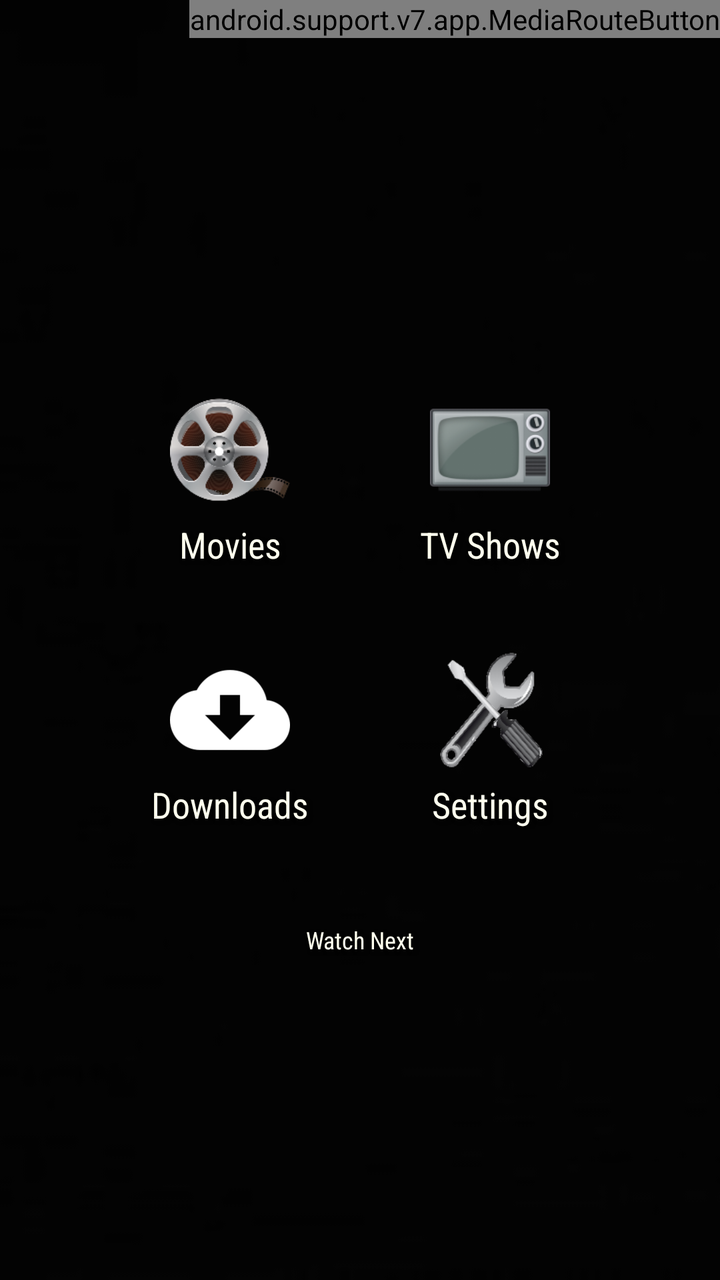
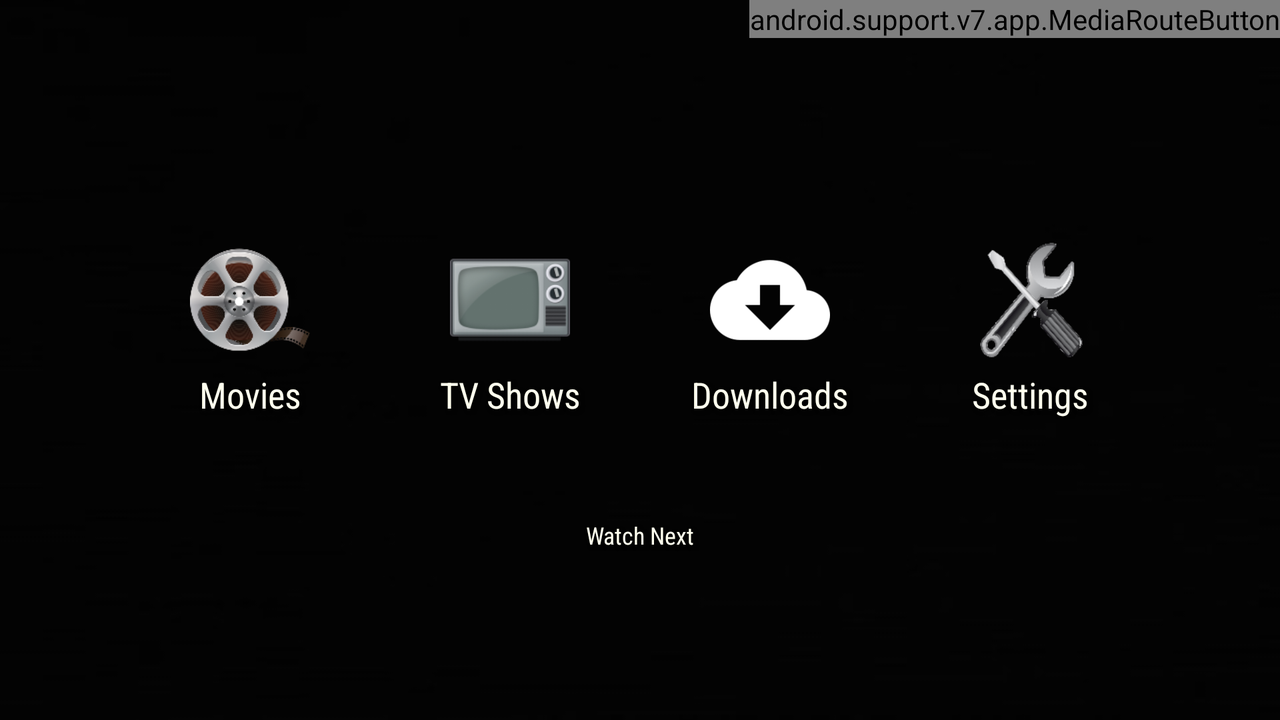

Compare how this app lays out the same screen by default and in its alternative resource folder. The renders come first, then the two layout files and the values they reference.
<!-- AndroidManifest.xml: application theme AppTheme -->
<!-- res/layout/activity_main.xml -->
<?xml version="1.0" encoding="utf-8"?>
<RelativeLayout android:layout_width="fill_parent" android:layout_height="fill_parent"
  xmlns:android="http://schemas.android.com/apk/res/android">
    <ImageView android:id="@id/backdropImage" android:layout_width="fill_parent" android:layout_height="fill_parent" android:src="@drawable/poster" android:scaleType="centerCrop" />
    <View android:background="@color/gray_overlay" android:layout_width="fill_parent" android:layout_height="fill_parent" />
    <RelativeLayout android:layout_width="fill_parent" android:layout_height="fill_parent" android:layout_above="@id/castMiniController">
        <View android:id="@id/centerline" android:visibility="invisible" android:layout_width="fill_parent" android:layout_height="0.0dip" android:layout_centerVertical="true" />
        <LinearLayout android:gravity="center_horizontal" android:orientation="horizontal" android:id="@id/buttonRow1" android:layout_width="wrap_content" android:layout_height="wrap_content" android:layout_above="@id/centerline" android:layout_centerHorizontal="true">
            <LinearLayout android:id="@id/btnMovies" android:onClick="Movies" style="@style/MainButton">
                <ImageView android:id="@id/imgMovies" android:src="@drawable/movies" style="@style/MainButton_Image" />
                <TextView android:id="@id/titleMovies" android:text="@string/movies" style="@style/MainButton_Text" />
            </LinearLayout>
            <LinearLayout android:id="@id/btnShows" android:onClick="Shows" style="@style/MainButton">
                <ImageView android:id="@id/imgShows" android:src="@drawable/tvshows" style="@style/MainButton_Image" />
                <TextView android:id="@id/titleShows" android:text="@string/shows" style="@style/MainButton_Text" />
            </LinearLayout>
        </LinearLayout>
        <LinearLayout android:gravity="center_horizontal" android:orientation="horizontal" android:id="@id/buttonRow2" android:layout_width="wrap_content" android:layout_height="wrap_content" android:layout_below="@id/centerline" android:layout_centerHorizontal="true">
            <LinearLayout android:id="@id/btnDownloads" android:onClick="Downloads" style="@style/MainButton">
                <ImageView android:src="@drawable/downloads" style="@style/MainButton_Image" />
                <TextView android:text="@string/downloads" style="@style/MainButton_Text" />
            </LinearLayout>
            <LinearLayout android:id="@id/btnSettings" android:onClick="Settings" style="@style/MainButton">
                <ImageView android:src="@drawable/tools" style="@style/MainButton_Image" />
                <TextView android:text="@string/settings" style="@style/MainButton_Text" />
            </LinearLayout>
        </LinearLayout>
        <LinearLayout android:orientation="horizontal" android:id="@id/btnWatchNext" android:visibility="visible" android:layout_width="110.0dip" android:layout_height="40.0dip" android:layout_below="@id/buttonRow2" android:layout_centerHorizontal="true" android:onClick="WatchNext" android:layout_marginEnd="10.0dip" style="@style/MainButton">
            <TextView android:textSize="12.0sp" android:textStyle="normal" android:gravity="center" android:layout_gravity="start|center" android:text="@string/episodes_next" style="@style/MainButton_Text" />
        </LinearLayout>
        <LinearLayout android:orientation="horizontal" android:layout_width="wrap_content" android:layout_height="wrap_content" android:layout_marginBottom="10.0dip" android:layout_above="@id/videoScraperContainer" android:layout_centerHorizontal="true">
            <Button android:id="@id/update_button" android:visibility="gone" android:layout_width="wrap_content" android:layout_height="wrap_content" style="@style/OutlineButton" />
            <LinearLayout android:gravity="center_vertical" android:orientation="vertical" android:id="@id/updateProgress" android:visibility="gone" android:layout_width="200.0dip" android:layout_height="wrap_content" style="@style/OutlineButton">
                <TextView android:textSize="12.0sp" android:textStyle="bold" android:gravity="start" android:id="@id/downloadStatus" android:layout_width="fill_parent" android:layout_height="wrap_content" android:maxLines="1" style="@style/MediaOverviewText" />
                <ProgressBar android:id="@id/progressBar" android:layout_width="fill_parent" android:layout_height="5.0dip" style="?android:progressBarStyleHorizontal" />
                <TextView android:textSize="12.0sp" android:textStyle="normal" android:gravity="start" android:id="@id/downloadProgress" android:layout_width="fill_parent" android:layout_height="wrap_content" android:maxLines="1" style="@style/MediaOverviewText" />
            </LinearLayout>
        </LinearLayout>
        <LinearLayout android:orientation="horizontal" android:id="@id/videoScraperContainer" android:visibility="gone" android:layout_width="wrap_content" android:layout_height="wrap_content" android:layout_marginBottom="10.0dip" android:layout_above="@id/buttonRow1" android:layout_centerHorizontal="true">
            <TextView android:gravity="center_horizontal" android:id="@id/videoscraperStatus" android:layout_width="wrap_content" android:layout_height="wrap_content" />
        </LinearLayout>
        <LinearLayout android:id="@id/versioncontainer" android:padding="10.0dip" android:layout_width="wrap_content" android:layout_height="wrap_content" android:layout_alignParentBottom="true" android:layout_alignParentEnd="true">
            <TextView android:textStyle="italic" android:gravity="end" android:id="@id/app_version" android:layout_width="wrap_content" android:layout_height="wrap_content" style="@style/MediaOverviewText" />
        </LinearLayout>
        <LinearLayout android:orientation="horizontal" android:id="@id/btnInfo" android:visibility="gone" android:layout_width="110.0dip" android:layout_height="40.0dip" android:layout_above="@id/versioncontainer" android:onClick="Information" android:layout_marginEnd="10.0dip" android:layout_alignParentEnd="true" style="@style/MainButton">
            <ImageView android:layout_gravity="center_vertical" android:layout_width="25.0dip" android:layout_height="25.0dip" android:src="@drawable/ic_info_outline_white_48dp" style="@style/MainButton_Image" />
            <TextView android:textSize="12.0sp" android:textStyle="normal" android:gravity="start|center" android:layout_gravity="start|center" android:text="@string/about" style="@style/MainButton_Text" />
        </LinearLayout>
        <RelativeLayout android:id="@id/trakt_sync_notification" android:visibility="gone" android:layout_width="wrap_content" android:layout_height="@dimen/sync_img_size" android:layout_marginBottom="10.0dip" android:layout_alignParentBottom="true" android:layout_marginStart="10.0dip" android:layout_alignParentStart="true">
            <ImageView android:id="@id/synclogo" android:layout_width="@dimen/sync_img_size" android:layout_height="@dimen/sync_img_size" android:src="@drawable/trakt" style="@style/MainButton_Image" />
            <TextView android:gravity="start|center" android:layout_height="fill_parent" android:text="@string/trakt_sync" android:layout_toEndOf="@id/synclogo" style="@style/MediaOverviewText" />
        </RelativeLayout>
    </RelativeLayout>
    <include android:id="@id/downloadBarButton" android:layout_width="48.0dip" android:layout_height="48.0dip" android:layout_alignParentTop="true" android:layout_toStartOf="@id/media_route_button" layout="@layout/downloads_button" />
    <android.support.v7.app.MediaRouteButton android:id="@id/media_route_button" android:background="@drawable/button_selector" android:layout_width="wrap_content" android:layout_height="wrap_content" android:layout_alignParentTop="true" android:layout_alignParentEnd="true" />
    <ViewStub android:id="@id/cast_minicontroller" android:layout="@layout/cast_controller" android:layout_width="fill_parent" android:layout_height="wrap_content" android:layout_alignParentBottom="true" />
</RelativeLayout>
<!-- res/layout/downloads_button.xml (included above) -->
<?xml version="1.0" encoding="utf-8"?>
<RelativeLayout android:background="@drawable/button_selector" android:padding="5.0dip" android:focusable="true" android:visibility="gone" android:clickable="true" android:layout_width="48.0dip" android:layout_height="48.0dip"
  xmlns:android="http://schemas.android.com/apk/res/android">
    <ImageView android:id="@id/downloadImg" android:layout_width="48.0dip" android:layout_height="48.0dip" android:src="@drawable/downloads_icon" android:scaleType="centerInside" android:adjustViewBounds="false" />
    <TextView android:textSize="12.0sp" android:textStyle="bold" android:gravity="center" android:id="@id/downloadBadge" android:background="@drawable/badge_circle" android:visibility="gone" android:layout_width="wrap_content" android:layout_height="wrap_content" android:layout_alignTop="@id/downloadImg" android:layout_alignEnd="@id/downloadImg" />
</RelativeLayout>
<!-- res/layout/cast_controller.xml (included above) -->
<?xml version="1.0" encoding="utf-8"?>
<fragment android:id="@id/castMiniController" android:visibility="gone" android:layout_width="fill_parent" android:layout_height="wrap_content" class="com.google.android.gms.cast.framework.media.widget.MiniControllerFragment"
  xmlns:android="http://schemas.android.com/apk/res/android" />
<!-- resources referenced by this layout -->
<resources>
  <color name="gray_overlay">#88000000</color>
  <dimen name="sync_img_size">30.0dip</dimen>
  <string name="about">Information</string>
  <string name="downloads">Downloads</string>
  <string name="episodes_next">Watch Next</string>
  <string name="movies">Movies</string>
  <string name="settings">Settings</string>
  <string name="shows">TV Shows</string>
  <string name="trakt_sync">Syncing…</string>
  <color name="colorAccent">#ff4db6f2</color>
  <color name="colorAccent2">#d74db6ac</color>
  <color name="black_overlay_text_color">#ffffffee</color>
  <dimen name="media_info_overview_size">12.0sp</dimen>
  <style name="DialogStyle" parent="@style/Theme.AppCompat.Dialog.Alert" />
  <color name="colorPrimary">#ffcfd8db</color>
  <style name="Theme.AppCompat" parent="@style/Base.Theme.AppCompat" />
  <style name="Theme.AppCompat.Dialog.Alert" parent="@style/Base.Theme.AppCompat.Dialog.Alert" />
  <style name="TextAppearance.AppCompat.Caption" parent="@style/Base.TextAppearance.AppCompat.Caption" />
  <style name="TextAppearance.AppCompat.Subhead" parent="@style/Base.TextAppearance.AppCompat.Subhead" />
  <style name="TextAppearance.CastMiniController.Subtitle" parent="@android:style/TextAppearance.Small" />
  <style name="TextAppearance.CastMiniController.Title" parent="@android:style/TextAppearance.Medium" />
  <item type="dimen" name="abc_dialog_min_width_major">65.0%</item>
  <item type="dimen" name="abc_dialog_min_width_minor">94.99999%</item>
  <color name="foreground_material_dark">@android:color/white</color>
  <color name="background_material_dark">@color/material_grey_850</color>
  <color name="highlighted_text_material_dark">#6680cbc4</color>
  <color name="foreground_material_light">@android:color/black</color>
  <color name="background_floating_material_dark">@color/material_grey_800</color>
  <color name="button_material_dark">#ff5a595b</color>
  <color name="ripple_material_dark">#33ffffff</color>
  <color name="material_grey_850">#ff303030</color>
  <color name="material_grey_800">#ff424242</color>
  <string name="abc_search_hint">Search…</string>
  <!-- from res/values-v21/ -->
  <style name="Platform.AppCompat" parent="@style/Platform.V21.AppCompat" />
  <dimen name="abc_action_bar_default_height_material">56.0dip</dimen>
  <style name="Widget.AppCompat.ActionBar.Solid" parent="@style/Base.Widget.AppCompat.ActionBar.Solid" />
  <style name="Widget.AppCompat.ActionBar.TabBar" parent="@style/Base.Widget.AppCompat.ActionBar.TabBar" />
  <style name="ThemeOverlay.AppCompat.ActionBar" parent="@style/Base.ThemeOverlay.AppCompat.ActionBar" />
  <style name="Widget.AppCompat.ActionButton" parent="@style/Base.Widget.AppCompat.ActionButton" />
  <style name="Widget.AppCompat.ActionMode" parent="@style/Base.Widget.AppCompat.ActionMode" />
  <style name="AlertDialog.AppCompat" parent="@style/Base.AlertDialog.AppCompat" />
  <style name="Widget.AppCompat.Button.Borderless" parent="@style/Base.Widget.AppCompat.Button.Borderless" />
  <style name="Widget.AppCompat.ButtonBar" parent="@style/Base.Widget.AppCompat.ButtonBar" />
  <style name="Widget.AppCompat.Button" parent="@style/Base.Widget.AppCompat.Button" />
  <style name="Widget.AppCompat.Button.Small" parent="@style/Base.Widget.AppCompat.Button.Small" />
  <color name="accent_material_dark">@color/material_deep_teal_200</color>
  <color name="error_color_material">#fff4511e</color>
  <color name="primary_material_dark">@color/material_grey_900</color>
  <color name="primary_dark_material_dark">@android:color/black</color>
  <dimen name="abc_dialog_padding_material">24.0dip</dimen>
  <style name="ThemeOverlay.AppCompat.Dialog" parent="@style/Base.ThemeOverlay.AppCompat.Dialog" />
  <style name="Widget.AppCompat.EditText" parent="@style/Base.Widget.AppCompat.EditText" />
  <style name="Widget.AppCompat.ImageButton" parent="@style/Base.Widget.AppCompat.ImageButton" />
  <style name="Widget.AppCompat.ListMenuView" parent="@style/Base.Widget.AppCompat.ListMenuView" />
</resources>
<!-- res/layout-land/activity_main.xml (the repository's variant of the layout above) -->
<!-- drawn on the phone turned sideways -->
<?xml version="1.0" encoding="utf-8"?>
<RelativeLayout android:layout_width="fill_parent" android:layout_height="fill_parent"
  xmlns:android="http://schemas.android.com/apk/res/android">
    <ImageView android:id="@id/backdropImage" android:layout_width="fill_parent" android:layout_height="fill_parent" android:src="@drawable/fanart" android:scaleType="centerCrop" />
    <View android:background="@color/gray_overlay" android:layout_width="fill_parent" android:layout_height="fill_parent" />
    <RelativeLayout android:layout_width="fill_parent" android:layout_height="fill_parent" android:layout_above="@id/castMiniController">
        <LinearLayout android:gravity="center_horizontal" android:orientation="horizontal" android:id="@id/buttonRow1" android:layout_width="wrap_content" android:layout_height="wrap_content" android:layout_centerHorizontal="true" android:layout_centerVertical="true">
            <LinearLayout android:id="@id/btnMovies" android:onClick="Movies" style="@style/MainButton">
                <ImageView android:id="@id/imgMovies" android:src="@drawable/movies" style="@style/MainButton_Image" />
                <TextView android:id="@id/titleMovies" android:text="@string/movies" style="@style/MainButton_Text" />
            </LinearLayout>
            <LinearLayout android:id="@id/btnShows" android:onClick="Shows" style="@style/MainButton">
                <ImageView android:id="@id/imgShows" android:src="@drawable/tvshows" style="@style/MainButton_Image" />
                <TextView android:id="@id/titleShows" android:text="@string/shows" style="@style/MainButton_Text" />
            </LinearLayout>
            <LinearLayout android:id="@id/btnDownloads" android:onClick="Downloads" style="@style/MainButton">
                <ImageView android:src="@drawable/downloads" style="@style/MainButton_Image" />
                <TextView android:text="@string/downloads" style="@style/MainButton_Text" />
            </LinearLayout>
            <LinearLayout android:id="@id/btnSettings" android:onClick="Settings" style="@style/MainButton">
                <ImageView android:src="@drawable/tools" style="@style/MainButton_Image" />
                <TextView android:text="@string/settings" style="@style/MainButton_Text" />
            </LinearLayout>
        </LinearLayout>
        <LinearLayout android:orientation="horizontal" android:id="@id/btnWatchNext" android:visibility="visible" android:layout_width="120.0dip" android:layout_height="45.0dip" android:layout_below="@id/buttonRow1" android:layout_centerHorizontal="true" android:onClick="WatchNext" android:layout_marginEnd="10.0dip" style="@style/MainButton">
            <TextView android:textSize="12.0sp" android:textStyle="normal" android:gravity="center" android:layout_gravity="start|center" android:text="@string/episodes_next" style="@style/MainButton_Text" />
        </LinearLayout>
        <LinearLayout android:orientation="horizontal" android:layout_width="wrap_content" android:layout_height="wrap_content" android:layout_marginTop="5.0dip" android:layout_below="@id/btnWatchNext" android:layout_centerHorizontal="true">
            <Button android:id="@id/update_button" android:visibility="gone" android:layout_width="wrap_content" android:layout_height="wrap_content" style="@style/OutlineButton" />
            <LinearLayout android:gravity="center_vertical" android:orientation="vertical" android:id="@id/updateProgress" android:visibility="gone" android:layout_width="250.0dip" android:layout_height="wrap_content" style="@style/OutlineButton">
                <TextView android:textSize="12.0sp" android:textStyle="bold" android:gravity="start" android:id="@id/downloadStatus" android:layout_width="fill_parent" android:layout_height="wrap_content" android:maxLines="1" style="@style/MediaOverviewText" />
                <ProgressBar android:id="@id/progressBar" android:layout_width="fill_parent" android:layout_height="5.0dip" style="?android:progressBarStyleHorizontal" />
                <TextView android:textSize="12.0sp" android:textStyle="normal" android:gravity="start" android:id="@id/downloadProgress" android:layout_width="fill_parent" android:layout_height="wrap_content" android:maxLines="1" style="@style/MediaOverviewText" />
            </LinearLayout>
        </LinearLayout>
        <LinearLayout android:orientation="horizontal" android:id="@id/videoScraperContainer" android:visibility="gone" android:layout_width="wrap_content" android:layout_height="wrap_content" android:layout_marginBottom="10.0dip" android:layout_above="@id/buttonRow1" android:layout_centerHorizontal="true">
            <TextView android:gravity="center_horizontal" android:id="@id/videoscraperStatus" android:layout_width="wrap_content" android:layout_height="wrap_content" />
        </LinearLayout>
        <LinearLayout android:id="@id/versioncontainer" android:padding="10.0dip" android:layout_width="wrap_content" android:layout_height="wrap_content" android:layout_alignParentBottom="true" android:layout_alignParentEnd="true">
            <TextView android:textStyle="italic" android:gravity="end" android:id="@id/app_version" android:layout_width="wrap_content" android:layout_height="wrap_content" style="@style/MediaOverviewText" />
        </LinearLayout>
        <LinearLayout android:orientation="horizontal" android:id="@id/btnInfo" android:visibility="gone" android:layout_width="120.0dip" android:layout_height="45.0dip" android:layout_above="@id/versioncontainer" android:onClick="Information" android:layout_marginEnd="10.0dip" android:layout_alignParentEnd="true" style="@style/MainButton">
            <ImageView android:layout_gravity="center_vertical" android:layout_width="30.0dip" android:layout_height="30.0dip" android:src="@drawable/ic_info_outline_white_48dp" style="@style/MainButton_Image" />
            <TextView android:textSize="12.0sp" android:textStyle="normal" android:gravity="start|center" android:layout_gravity="start|center" android:text="@string/about" style="@style/MainButton_Text" />
        </LinearLayout>
        <RelativeLayout android:id="@id/trakt_sync_notification" android:visibility="gone" android:layout_width="wrap_content" android:layout_height="@dimen/sync_img_size" android:layout_marginBottom="10.0dip" android:layout_alignParentBottom="true" android:layout_marginStart="10.0dip" android:layout_alignParentStart="true">
            <ImageView android:id="@id/synclogo" android:layout_width="@dimen/sync_img_size" android:layout_height="@dimen/sync_img_size" android:src="@drawable/trakt" style="@style/MainButton_Image" />
            <TextView android:gravity="start|center" android:layout_height="fill_parent" android:text="@string/trakt_sync" android:layout_toEndOf="@id/synclogo" style="@style/MediaOverviewText" />
        </RelativeLayout>
    </RelativeLayout>
    <include android:id="@id/downloadBarButton" android:layout_width="48.0dip" android:layout_height="48.0dip" android:layout_alignParentTop="true" android:layout_toStartOf="@id/media_route_button" layout="@layout/downloads_button" />
    <android.support.v7.app.MediaRouteButton android:id="@id/media_route_button" android:background="@drawable/button_selector" android:layout_width="wrap_content" android:layout_height="wrap_content" android:layout_alignParentTop="true" android:layout_alignParentEnd="true" />
    <ViewStub android:id="@id/cast_minicontroller" android:layout="@layout/cast_controller" android:layout_width="fill_parent" android:layout_height="wrap_content" android:layout_alignParentBottom="true" />
</RelativeLayout>
